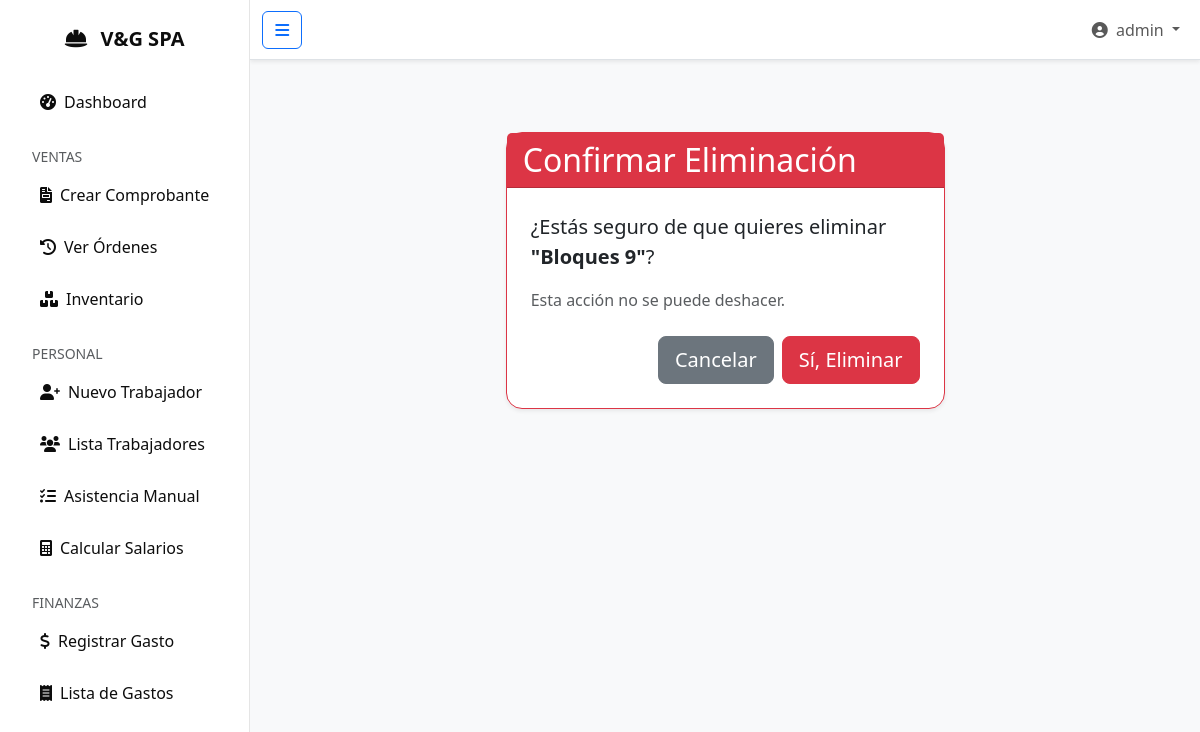
Page /inventario/eliminar/3/ (signed in) on the earlier database version.
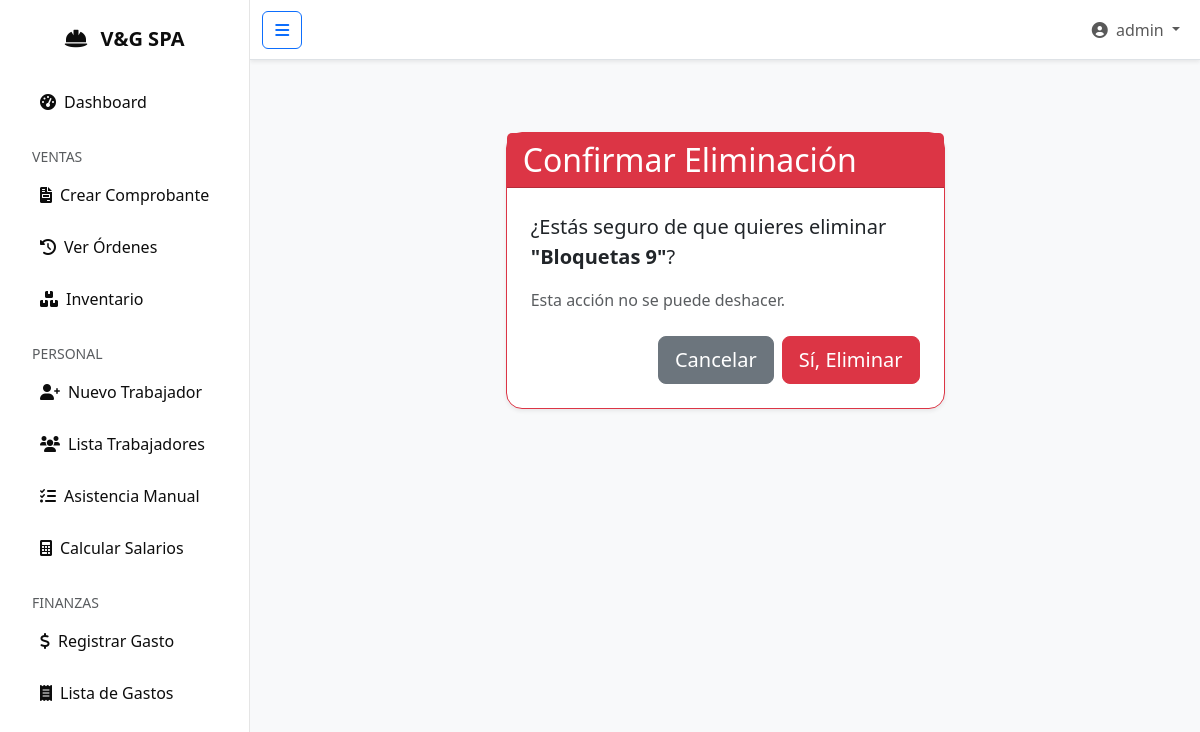
Same page on the later database version.
### inventario/models.py (models this page shows, shortened)
class Producto(models.Model):
    nombre = models.CharField(max_length=100, unique=True)
    stock = models.PositiveIntegerField(default=0)
    descripcion = models.TextField(blank=True, null=True)
    class Meta:
        verbose_name_plural = "Productos"

### inventario/views.py (the view)
# urls.py: path('eliminar/<int:pk>/', views.eliminar_producto, name='eliminar'),
@login_required
def eliminar_producto(request, pk):
    producto = get_object_or_404(Producto, pk=pk)
    if request.method == 'POST':
        nombre_producto = producto.nombre
        producto.delete()
        messages.success(request, f"Producto '{nombre_producto}' eliminado.")
        return redirect('inventario:lista')
    return render(request, 'core/confirmar_eliminar.html', {
        'object': producto,
        'cancel_url': reverse('inventario:lista')
    })

### core/templates/core/confirmar_eliminar.html (shortened to what this page needs)
{% extends 'core/base.html' %}
{% block contenido %}
<div class="container mt-5">
    <div class="row justify-content-center">
        <div class="col-md-6">
            <div class="card shadow-sm border-danger">
                <div class="card-header bg-danger text-white">
                    <h2 class="mb-0">Confirmar Eliminación</h2>
                </div>
                <div class="card-body p-4">
                    <p class="fs-5">¿Estás seguro de que quieres eliminar <strong>"{{ object.nombre|default:object }}"</strong>?</p>
                    <p class="text-muted">Esta acción no se puede deshacer.</p>
                    <form method="post">
                        <div class="d-grid gap-2 d-md-flex justify-content-md-end mt-4">
                            <a href="{{ cancel_url }}" class="btn btn-secondary btn-lg">Cancelar</a>
                            <button type="submit" class="btn btn-danger btn-lg">Sí, Eliminar</button>
                        </div>
                    </form>
                </div>
            </div>
        </div>
    </div>
</div>
{% endblock contenido %}

Differences in the rows shown:
changed Producto: nombre "Bloques 9" → "Bloquetas 9"
